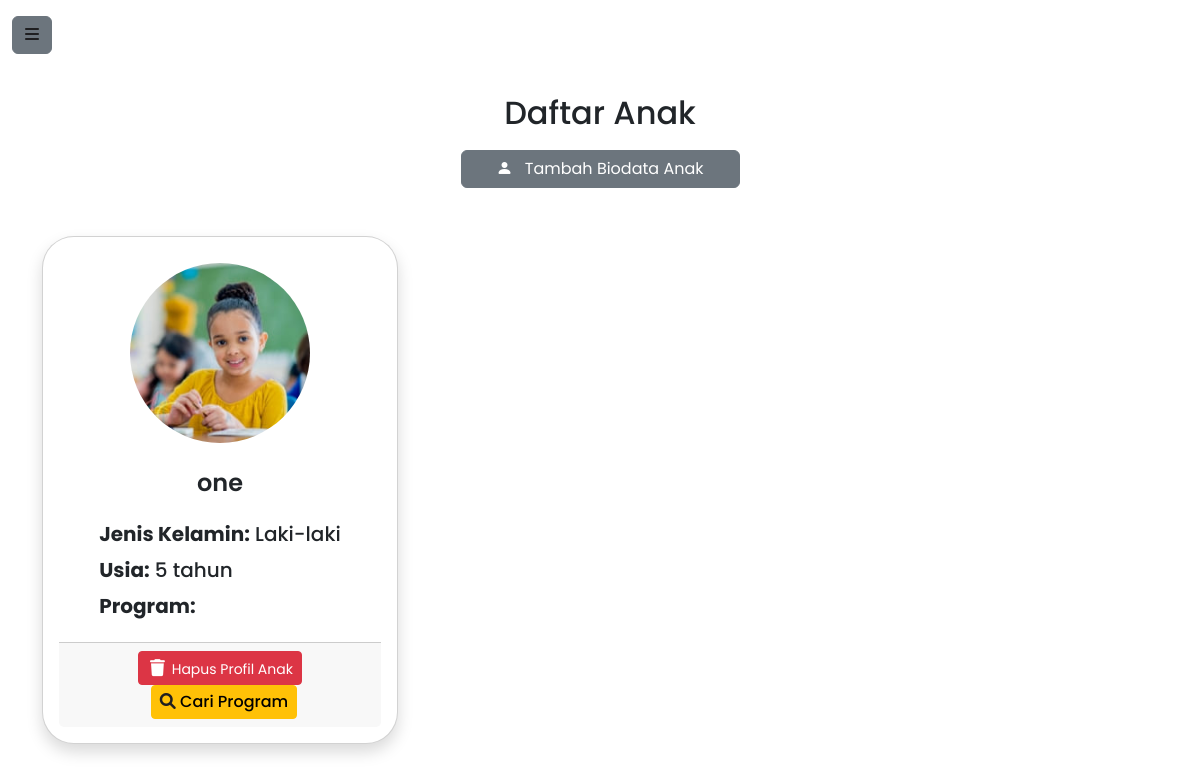
/users/profile_view/ (signed in), run on the app's committed database.
### users/models.py (models this page shows, shortened)
class Child(models.Model):
    GENDER_CHOICES = [
        ('Laki-laki', 'Laki-laki'),
        ('Perempuan', 'Perempuan'),
    ]
    user = models.ForeignKey(settings.AUTH_USER_MODEL, on_delete=models.CASCADE, related_name='children')
    nama_anak = models.CharField(max_length=100)
    jenis_kelamin = models.CharField(max_length=10, choices=GENDER_CHOICES)
    hobi = models.CharField(max_length=255)
    ktp = models.FileField(upload_to='uploads/ktp/', null=True, blank=True)
    akta_kelahiran = models.FileField(upload_to='uploads/akta_kelahiran/', null=True, blank=True)
    riwayat_penyakit = models.TextField()
    program = models.ForeignKey(Program, on_delete=models.SET_NULL, null=True, blank=True)
    usia = models.IntegerField()
    keterangan_tambahan = models.TextField(null=True, blank=True)
    foto_anak = models.ImageField(upload_to='child_profiles/', null=True, blank=True)

### users/views.py (the view)
# urls.py: path('profile_view/', views.profile_view, name='profile_view'),
def profile_view(request):
    children = Child.objects.filter(user=request.user)
    context = {
        'children': children,  # List of children for the logged-in user
    }
    return render(request, 'profile_view.html', context)

### users/templates/profile_view.html (shortened to what this page needs)
{% extends 'base/base_profile.html' %} {% load static %} {% block extra_css %}
<link rel="stylesheet" href="{% static 'css/profilechild-style.css' %}" />
{% endblock %} {% block body_block %}
<div class="container">
  <h2 class="text-center">Daftar Anak</h2>
  <a
    href="{% url 'users:profile' %}"
    class="btn btn-secondary mb-5 col-3 d-block mx-auto"
  >
    <i class="bi bi-person-fill me-2" style="color: white"></i>
    Tambah Biodata Anak
  </a>
  {% if children %}
  <div class="row">
    {% for child in children %}
    <div class="col-12 col-md-6 col-lg-4 mb-4">
      <div
        class="card h-100 shadow d-flex flex-column align-items-center rounded-5 p-3"
      >
        <div
          class="d-flex align-items-center justify-content-center"
          style="height: 200px"
        >
          <img
            src="{% if child.foto_anak %}{{ child.foto_anak.url }}{% else %}{% static 'images/IMG_6643.png' %}{% endif %}"
            class="rounded-circle"
            alt="Foto"
            style="height: 180px; width: 180px; object-fit: cover"
          />
        </div>
        <div class="card-body text-start">
          <h4 class="card-title text-center mb-4">{{ child.nama_anak }}</h4>
          <div class="card-text d-flex flex-column gap-1">
            <h5><strong>Jenis Kelamin:</strong> {{ child.jenis_kelamin }}</h5>
            <h5><strong>Usia:</strong> {{ child.usia }} tahun</h5>
            <h5><strong>Program:</strong>{{form_booking.program}}</h5>
          </div>
        </div>
        <div class="card-footer text-center">
          <form
            method="POST"
            action="{% url 'users:delete_child' child.id %}"
            style="display: inline"
          >
            <button type="submit" class="btn btn-danger btn-sm">
              <i
                class="fa-solid fa-trash"
                style="color: white; font-size: 17px; padding: 3px"
              ></i>
              Hapus Profil Anak
            </button>
          </form>
          <a
            class="btn btn-warning btn-sm ms-2"
            style="font-size: 16px; font-weight: 500"
            href="{% url 'programs:programs' %}"
            ><i class="fa-solid fa-magnifying-glass"></i> Cari Program</a
          >
        </div>
      </div>
    </div>
    {% endfor %}
  </div>
  {% else %}
  <div class="text-center">
    <p>Anda belum memiliki anak yang terdaftar.</p>
  </div>
  {% endif %}
  {% endblock %}

### static/css/profile-base.css (style rules this page uses)
* { padding: 0; margin: 0; box-sizing: border-box; font-family: "Poppins", sans-serif; scroll-behavior: smooth; text-decoration: none; list-style: none; }
:root { --bg-color: #fff; --text-color1: #1f1f21; --text-color2: #fff; --main-color: #15a6f5; --bg-opacity: #fffefa; --big-font: 3rem; --title-font: 40px; --p-font: 1rem; }
body { background: var(--bg-color); }
i { color: var(--text-color1); }

### static/css/profilechild-style.css (style rules this page uses)
* { padding: 0; margin: 0; box-sizing: border-box; font-family: "Poppins", sans-serif; scroll-behavior: smooth; text-decoration: none; list-style: none; }
:root { --primary-color: #15a6f5; --secondary-color: #6c757d; --background-color: #fff; --text-color: #1f1f21; --border-radius: 10px; }
body { background-color: var(--secondary-color); color: var(--text-color); line-height: 1.6; }
.container { max-width: 1200px; padding: 2rem; }
h2 { color: var(--text-color); font-weight: 700; position: relative; padding-bottom: 10px; }
.btn-secondary { background-color: var(--secondary-color); color: var(--text-color); border: 2px solid var(--primary-color); transition: all 0.3s ease; }
.card { background-color: white; border: none; border-radius: var(--border-radius); box-shadow: 0 10px 25px rgba(0, 0, 0, 0.05); transition: transform 0.3s ease-in-out; }
.card-body { padding: 1.5rem; }
.card-title { color: var(--text-color); font-weight: 600; margin-bottom: 1rem; }
.card-footer { background-color: transparent; border-top: 1px solid rgba(0, 0, 0, 0.05); padding: 1rem; }
.btn-danger { background-color: var(--danger-color); border: none; transition: all 0.3s ease; }
.btn-warning { background-color: var(--warning-color); border: none; color: white; transition: all 0.3s ease; }

### data on the page
Child: foto_anak (picture), nama_anak "one", jenis_kelamin "Laki-laki", usia "5"
